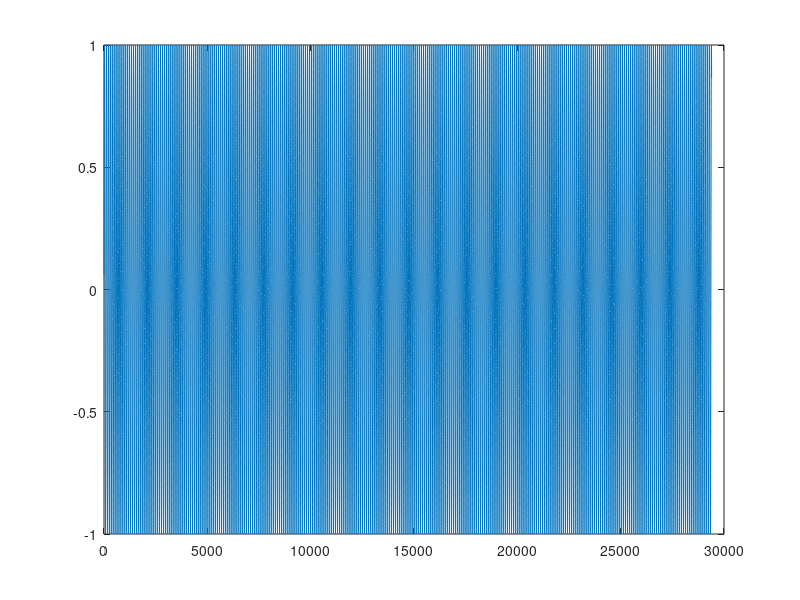

The MATLAB source for this figure: (Note: this script raises an error after producing the figure.)
close all;
clear all;
%[sig, Fe]= audioread('song.wav');
Fe= 44100;
sig= sin((1:2*Fe/3)/Fe*440*2*pi)';  %un sinus pur de 1/4 de seconde
plot(sig);
freq_la_ref= 440;

Q=10;

sepctrum= f_Q_transform(sig, Fe, Q, freq_la_ref);